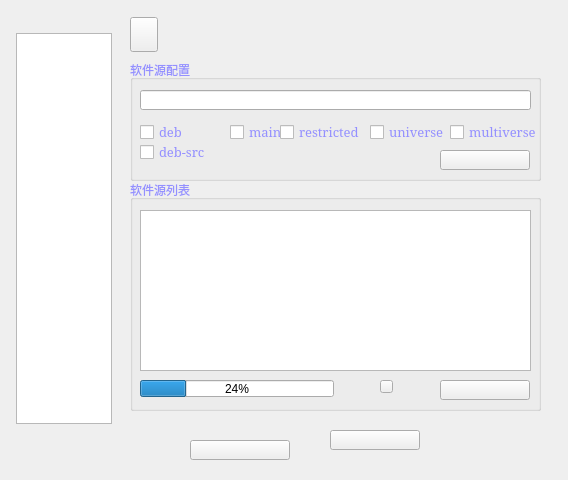
<?xml version="1.0" encoding="UTF-8"?>
<ui version="4.0">
 <class>ConfigWidget</class>
 <widget class="QWidget" name="ConfigWidget">
  <property name="geometry">
   <rect>
    <x>0</x>
    <y>0</y>
    <width>568</width>
    <height>480</height>
   </rect>
  </property>
  <property name="windowTitle">
   <string>Form</string>
  </property>
  <widget class="QListWidget" name="pageListWidget">
   <property name="geometry">
    <rect>
     <x>16</x>
     <y>33</y>
     <width>96</width>
     <height>391</height>
    </rect>
   </property>
  </widget>
  <widget class="QWidget" name="sourceWidget" native="true">
   <property name="geometry">
    <rect>
     <x>130</x>
     <y>50</y>
     <width>480</width>
     <height>361</height>
    </rect>
   </property>
   <widget class="QLabel" name="text1">
    <property name="geometry">
     <rect>
      <x>0</x>
      <y>100</y>
      <width>80</width>
      <height>17</height>
     </rect>
    </property>
    <property name="text">
     <string/>
    </property>
   </widget>
   <widget class="QLabel" name="splitline">
    <property name="geometry">
     <rect>
      <x>0</x>
      <y>20</y>
      <width>408</width>
      <height>1</height>
     </rect>
    </property>
    <property name="styleSheet">
     <string notr="true"/>
    </property>
    <property name="text">
     <string/>
    </property>
   </widget>
   <widget class="QGroupBox" name="groupBox">
    <property name="geometry">
     <rect>
      <x>0</x>
      <y>10</y>
      <width>411</width>
      <height>121</height>
     </rect>
    </property>
    <property name="palette">
     <palette>
      <active>
       <colorrole role="WindowText">
        <brush brushstyle="SolidPattern">
         <color alpha="255">
          <red>148</red>
          <green>144</green>
          <blue>255</blue>
         </color>
        </brush>
       </colorrole>
      </active>
      <inactive>
       <colorrole role="WindowText">
        <brush brushstyle="SolidPattern">
         <color alpha="255">
          <red>148</red>
          <green>144</green>
          <blue>255</blue>
         </color>
        </brush>
       </colorrole>
      </inactive>
      <disabled>
       <colorrole role="WindowText">
        <brush brushstyle="SolidPattern">
         <color alpha="255">
          <red>190</red>
          <green>190</green>
          <blue>190</blue>
         </color>
        </brush>
       </colorrole>
      </disabled>
     </palette>
    </property>
    <property name="font">
     <font>
      <pointsize>9</pointsize>
     </font>
    </property>
    <property name="cursor">
     <cursorShape>ArrowCursor</cursorShape>
    </property>
    <property name="title">
     <string>软件源配置</string>
    </property>
    <widget class="QCheckBox" name="checkBox">
     <property name="geometry">
      <rect>
       <x>10</x>
       <y>60</y>
       <width>81</width>
       <height>24</height>
      </rect>
     </property>
     <property name="palette">
      <palette>
       <active>
        <colorrole role="Text">
         <brush brushstyle="SolidPattern">
          <color alpha="255">
           <red>0</red>
           <green>0</green>
           <blue>0</blue>
          </color>
         </brush>
        </colorrole>
        <colorrole role="ToolTipText">
         <brush brushstyle="SolidPattern">
          <color alpha="255">
           <red>100</red>
           <green>100</green>
           <blue>100</blue>
          </color>
         </brush>
        </colorrole>
       </active>
       <inactive>
        <colorrole role="Text">
         <brush brushstyle="SolidPattern">
          <color alpha="255">
           <red>0</red>
           <green>0</green>
           <blue>0</blue>
          </color>
         </brush>
        </colorrole>
        <colorrole role="ToolTipText">
         <brush brushstyle="SolidPattern">
          <color alpha="255">
           <red>100</red>
           <green>100</green>
           <blue>100</blue>
          </color>
         </brush>
        </colorrole>
       </inactive>
       <disabled>
        <colorrole role="Text">
         <brush brushstyle="SolidPattern">
          <color alpha="255">
           <red>190</red>
           <green>190</green>
           <blue>190</blue>
          </color>
         </brush>
        </colorrole>
        <colorrole role="ToolTipText">
         <brush brushstyle="SolidPattern">
          <color alpha="255">
           <red>100</red>
           <green>100</green>
           <blue>100</blue>
          </color>
         </brush>
        </colorrole>
       </disabled>
      </palette>
     </property>
     <property name="font">
      <font>
       <family>Serif</family>
       <pointsize>10</pointsize>
       <weight>50</weight>
       <bold>false</bold>
      </font>
     </property>
     <property name="text">
      <string>deb</string>
     </property>
     <property name="checked">
      <bool>false</bool>
     </property>
    </widget>
    <widget class="QCheckBox" name="checkBox_2">
     <property name="geometry">
      <rect>
       <x>10</x>
       <y>80</y>
       <width>81</width>
       <height>24</height>
      </rect>
     </property>
     <property name="font">
      <font>
       <family>Serif</family>
       <pointsize>10</pointsize>
      </font>
     </property>
     <property name="text">
      <string>deb-src</string>
     </property>
    </widget>
    <widget class="QCheckBox" name="checkBox_3">
     <property name="geometry">
      <rect>
       <x>100</x>
       <y>60</y>
       <width>81</width>
       <height>24</height>
      </rect>
     </property>
     <property name="font">
      <font>
       <family>Serif</family>
       <pointsize>10</pointsize>
      </font>
     </property>
     <property name="text">
      <string>main</string>
     </property>
    </widget>
    <widget class="QCheckBox" name="checkBox_4">
     <property name="geometry">
      <rect>
       <x>150</x>
       <y>60</y>
       <width>91</width>
       <height>24</height>
      </rect>
     </property>
     <property name="font">
      <font>
       <family>Serif</family>
       <pointsize>10</pointsize>
      </font>
     </property>
     <property name="text">
      <string>restricted</string>
     </property>
    </widget>
    <widget class="QCheckBox" name="checkBox_5">
     <property name="geometry">
      <rect>
       <x>240</x>
       <y>60</y>
       <width>81</width>
       <height>24</height>
      </rect>
     </property>
     <property name="font">
      <font>
       <family>Serif</family>
       <pointsize>10</pointsize>
       <weight>50</weight>
       <bold>false</bold>
      </font>
     </property>
     <property name="text">
      <string>universe</string>
     </property>
    </widget>
    <widget class="QCheckBox" name="checkBox_6">
     <property name="geometry">
      <rect>
       <x>320</x>
       <y>60</y>
       <width>91</width>
       <height>24</height>
      </rect>
     </property>
     <property name="font">
      <font>
       <family>Serif</family>
       <pointsize>10</pointsize>
       <weight>50</weight>
       <bold>false</bold>
      </font>
     </property>
     <property name="text">
      <string>multiverse</string>
     </property>
    </widget>
    <widget class="QLineEdit" name="lesource">
     <property name="geometry">
      <rect>
       <x>10</x>
       <y>30</y>
       <width>391</width>
       <height>20</height>
      </rect>
     </property>
    </widget>
    <widget class="QPushButton" name="btnAdd">
     <property name="geometry">
      <rect>
       <x>310</x>
       <y>90</y>
       <width>90</width>
       <height>20</height>
      </rect>
     </property>
     <property name="text">
      <string/>
     </property>
    </widget>
   </widget>
   <widget class="QGroupBox" name="groupBox_2">
    <property name="geometry">
     <rect>
      <x>0</x>
      <y>130</y>
      <width>411</width>
      <height>231</height>
     </rect>
    </property>
    <property name="palette">
     <palette>
      <active>
       <colorrole role="WindowText">
        <brush brushstyle="SolidPattern">
         <color alpha="255">
          <red>148</red>
          <green>144</green>
          <blue>255</blue>
         </color>
        </brush>
       </colorrole>
      </active>
      <inactive>
       <colorrole role="WindowText">
        <brush brushstyle="SolidPattern">
         <color alpha="255">
          <red>148</red>
          <green>144</green>
          <blue>255</blue>
         </color>
        </brush>
       </colorrole>
      </inactive>
      <disabled>
       <colorrole role="WindowText">
        <brush brushstyle="SolidPattern">
         <color alpha="255">
          <red>190</red>
          <green>190</green>
          <blue>190</blue>
         </color>
        </brush>
       </colorrole>
      </disabled>
     </palette>
    </property>
    <property name="font">
     <font>
      <pointsize>9</pointsize>
     </font>
    </property>
    <property name="title">
     <string>软件源列表</string>
    </property>
    <widget class="QPushButton" name="btnUpdate">
     <property name="geometry">
      <rect>
       <x>310</x>
       <y>200</y>
       <width>90</width>
       <height>20</height>
      </rect>
     </property>
     <property name="text">
      <string/>
     </property>
    </widget>
    <widget class="QWidget" name="processwidget" native="true">
     <property name="geometry">
      <rect>
       <x>0</x>
       <y>190</y>
       <width>271</width>
       <height>31</height>
      </rect>
     </property>
     <widget class="QPushButton" name="btnCancel">
      <property name="geometry">
       <rect>
        <x>250</x>
        <y>10</y>
        <width>13</width>
        <height>13</height>
       </rect>
      </property>
      <property name="text">
       <string/>
      </property>
     </widget>
     <widget class="QProgressBar" name="progressBar">
      <property name="geometry">
       <rect>
        <x>10</x>
        <y>10</y>
        <width>194</width>
        <height>17</height>
       </rect>
      </property>
      <property name="value">
       <number>24</number>
      </property>
     </widget>
    </widget>
    <widget class="QListWidget" name="sourceListWidget">
     <property name="geometry">
      <rect>
       <x>10</x>
       <y>30</y>
       <width>391</width>
       <height>161</height>
      </rect>
     </property>
    </widget>
   </widget>
  </widget>
  <widget class="QLabel" name="bg">
   <property name="geometry">
    <rect>
     <x>0</x>
     <y>0</y>
     <width>568</width>
     <height>480</height>
    </rect>
   </property>
   <property name="text">
    <string/>
   </property>
  </widget>
  <widget class="QPushButton" name="btnClose">
   <property name="geometry">
    <rect>
     <x>130</x>
     <y>17</y>
     <width>28</width>
     <height>35</height>
    </rect>
   </property>
   <property name="text">
    <string/>
   </property>
  </widget>
  <widget class="QLabel" name="label">
   <property name="geometry">
    <rect>
     <x>16</x>
     <y>32</y>
     <width>96</width>
     <height>1</height>
    </rect>
   </property>
   <property name="text">
    <string/>
   </property>
  </widget>
  <widget class="QPushButton" name="cbhideubuntu">
   <property name="geometry">
    <rect>
     <x>190</x>
     <y>440</y>
     <width>100</width>
     <height>20</height>
    </rect>
   </property>
   <property name="text">
    <string/>
   </property>
  </widget>
  <widget class="QPushButton" name="btnReset">
   <property name="geometry">
    <rect>
     <x>330</x>
     <y>430</y>
     <width>90</width>
     <height>20</height>
    </rect>
   </property>
   <property name="text">
    <string/>
   </property>
  </widget>
  <zorder>bg</zorder>
  <zorder>pageListWidget</zorder>
  <zorder>sourceWidget</zorder>
  <zorder>btnClose</zorder>
  <zorder>label</zorder>
  <zorder>cbhideubuntu</zorder>
  <zorder>btnReset</zorder>
 </widget>
 <resources/>
 <connections/>
</ui>
